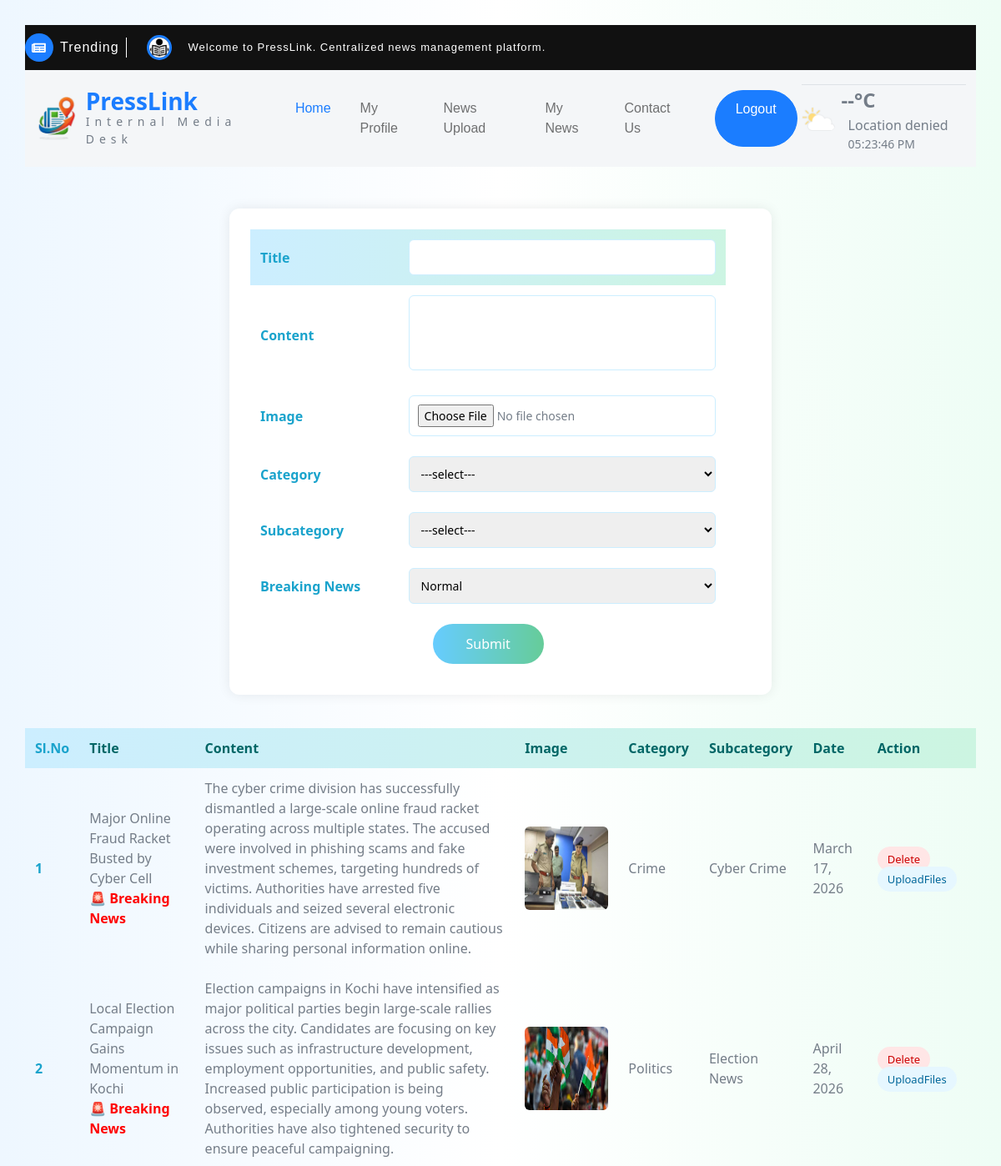
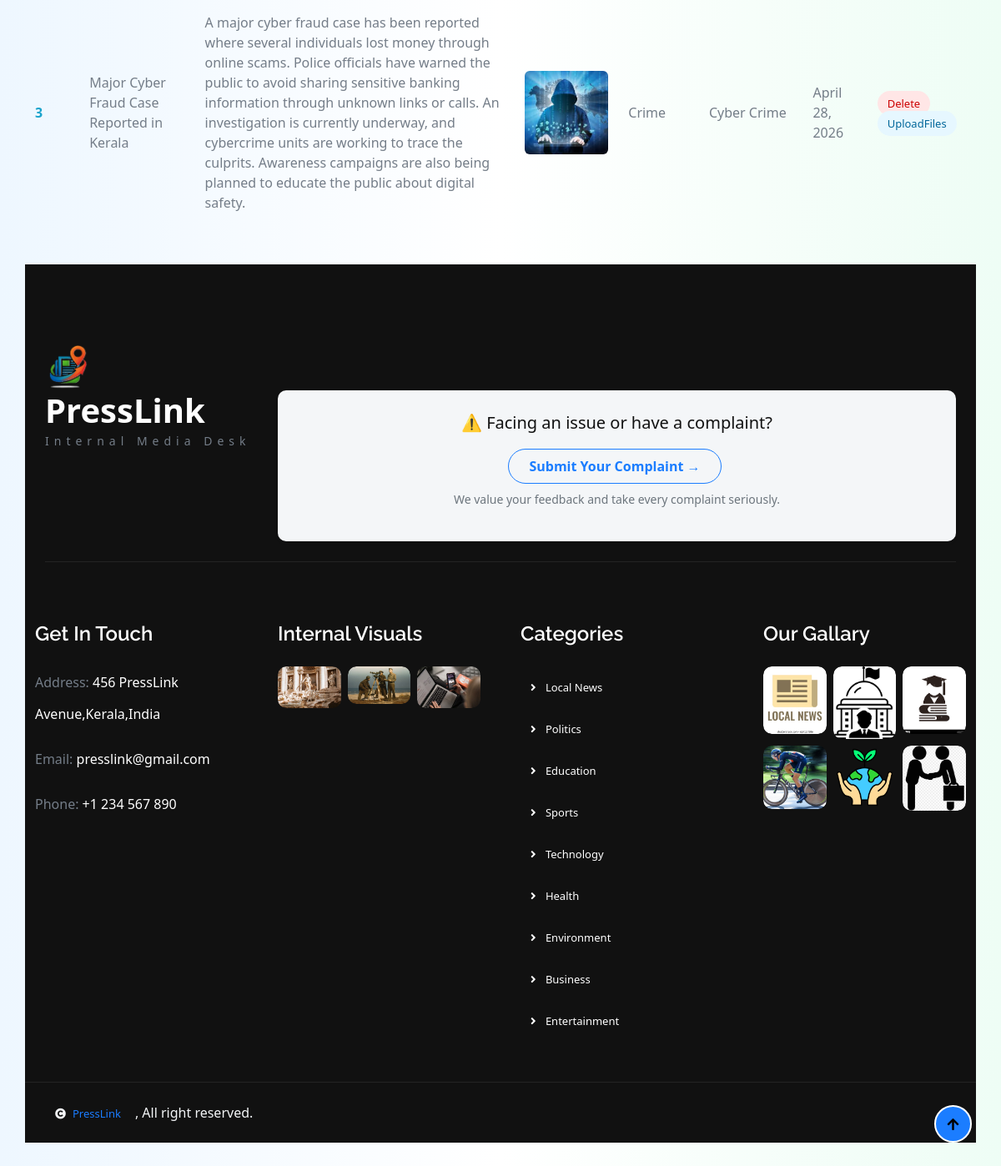
The app's page /Reporter/AddNews/ (signed in) with its own data (2 pictures, top to bottom).
### Reporter/models.py (models this page shows)
class tbl_news(models.Model):
    news_title=models.CharField(max_length=50)
    news_content=models.CharField(max_length=50)
    news_image=models.FileField(upload_to="Assets/news/")
    news_date=models.DateField(auto_now_add=True)
    news_status=models.IntegerField(default=0)
    subcategory=models.ForeignKey(tbl_subcategory,on_delete=models.CASCADE,null=True)
    user=models.ForeignKey(tbl_user,on_delete=models.CASCADE,null=True)
    reporter=models.ForeignKey(tbl_reporter,on_delete=models.CASCADE,null=True)
    verifier=models.ForeignKey(tbl_verifier,on_delete=models.CASCADE,null=True)
    editor=models.ForeignKey('Admin.tbl_editor', on_delete=models.SET_NULL, null=True, blank=True)
    breaking = models.IntegerField(default=0)
    news_amount = models.IntegerField(null=True, blank=True)

### Admin/models.py (models this page shows)
class tbl_subcategory(models.Model):
    subcategory_name=models.CharField(max_length=50)
    category=models.ForeignKey(tbl_category,on_delete=models.CASCADE)

class tbl_category(models.Model):
    category_name=models.CharField(max_length=50)

### Reporter/views.py (the view, shortened to what this page needs)
# urls.py: path("AddNews/", views.AddNews, name="AddNews"),
def AddNews(request):
    if "Rid" in request.session:
        category = tbl_category.objects.all()
        subcategory = tbl_subcategory.objects.all()
        reporterdata = tbl_reporter.objects.get(id=request.session["Rid"])
        NewsData = tbl_news.objects.filter(reporter=reporterdata)
        return render(request, 'Reporter/AddNews.html', {
            'category': category,
            'subcategory': subcategory,
            'NewsData': NewsData
        })
    return redirect("Guest:Login")

### Reporter/Templates/Reporter/AddNews.html (shortened to what this page needs)
{% extends 'Reporter/Header.html' %}
{% block content %}
<!DOCTYPE html>
<html lang="en">
<head>
</head>
<body>
    <form action="" method="post" enctype="multipart/form-data">
        <table border="1" align="center">
            <tr>
                <td>Title</td>
                <td><input type="text" required name="txt_title" id="txt_title"></td>
            </tr>
            <tr>
                <td>Content</td>
                <td><textarea name="txt_content" id="txt_content" required></textarea></td>
            </tr>
            <tr>
                <td>Image</td>
                <td><input type="file" required name="file_image" id="file_image"></td>
            </tr>
            <tr>
                <td>Category</td>
                <td><select name="sel_category" id="sel_category" required>
                        <option value="">---select---</option>
                    </select></td>
            </tr>
            <tr>
                <td>Subcategory</td>
                <td><select name="sel_subcategory" id="sel_subcategory" required>
                        <option value="">---select---</option>
                    </select></td>
            </tr>
            <tr>
                <td>Breaking News</td>
                <td><select name="breaking">
                        <option value="0">Normal</option>
                    </select></td>
            </tr>
            <tr>
                <td colspan="2" align="center"><input type="submit" value="Submit"></td>
                <td></td>
            </tr>
        </table>
    </form>
    <table border="1" align="center">
        <tr>
            <td>Sl.No</td>
            <td>Title</td>
            <td>Content</td>
            <td>Image</td>
            <td>Category</td>
            <td>Subcategory</td>
            <td>Date</td>
            <td>Action</td>
        </tr>
        {% for i in NewsData %}
        <tr>
            <td>{{forloop.counter}}</td>
            <td>
                {{i.news_title}}
                {% if i.breaking == 1 %}
                <br>
                <span style="color:red; font-weight:bold;">
                    🚨 Breaking News
                </span>
                {% endif %}
            </td>
            <td>{{i.news_content}}</td>
            <td><img src="{{i.news_image.url}}" alt="" width="100" height="100"></td>
            <td>{{i.subcategory.category.category_name}}</td>
            <td>{{i.subcategory.subcategory_name}}</td>
            <td>{{i.news_date}}</td>
            <td>
                <a href="{% url 'Reporter:delnews' i.id %}">Delete</a>
                <a href="{% url 'Reporter:UploadFiles' i.id %}">UploadFiles</a>
            </td>
        </tr>
        {% endfor %}
    </table>
</body>
</html>
{% endblock %}

### Reporter/Templates/Reporter/AddNews.html (style rules this page uses)
body { margin: 0; padding: 30px; font-family: Segoe UI; background: linear-gradient(to right, #eef7ff, #ffffff, #eefdf5); }
form { width: 650px; margin: auto; background: white; padding: 25px; border-radius: 12px; box-shadow: 0 0 15px rgba(0, 0, 0, 0.08); margin-bottom: 40px; }
table { border-collapse: collapse; }
form table { width: 100%; }
td:first-child { font-weight: 600; color: #1aa3cc; }
td { padding: 12px; }
tr:first-child { background: linear-gradient(to right, #cceeff, #ccf5e1); font-weight: bold; color: #006666; }
input[type="text"], input[type="file"], select, textarea { width: 100%; padding: 10px; border-radius: 6px; border: 1px solid #cceeff; font-size: 14px; box-sizing: border-box; }
textarea { height: 90px; resize: none; }
input[type="submit"] { background: linear-gradient(to right, #66ccff, #66cc99); color: white; border: none; padding: 12px 40px; font-size: 16px; border-radius: 25px; cursor: pointer; }
img { border-radius: 6px; }
a { text-decoration: none; padding: 6px 12px; border-radius: 15px; font-size: 13px; margin-right: 5px; }
a[href*="delnews"] { background: #ffe6e6; color: #cc0000; }
a[href*="UploadFiles"] { background: #e6f7ff; color: #006699; }
table, td { border: none; }

### records on screen
tbl_news: news_title "Major Online Fraud Racket Busted by Cyber Cell", breaking "🚨 Breaking News", news_content "The cyber crime division has successfully dismantled a large-scale online fraud racket operating across multiple states. The accused were involved in phishing scams and fake investment schemes, targeting hundreds of victims. Authorities have arrested five individuals and seized several electronic devices. Citizens are advised to remain cautious while sharing personal information online.", news_image (picture), subcategory.category.category_name "Crime", subcategory.subcategory_name "Cyber Crime", news_date "March 17, 2026"
tbl_news: news_title "Local Election Campaign Gains Momentum in Kochi", breaking "🚨 Breaking News", news_content "Election campaigns in Kochi have intensified as major political parties begin large-scale rallies across the city. Candidates are focusing on key issues such as infrastructure development, employment opportunities, and public safety. Increased public participation is being observed, especially among young voters. Authorities have also tightened security to ensure peaceful campaigning.", news_image (picture), subcategory.category.category_name "Politics", subcategory.subcategory_name "Election News", news_date "April 28, 2026"
tbl_news: news_title "Major Cyber Fraud Case Reported in Kerala", news_content "A major cyber fraud case has been reported where several individuals lost money through online scams. Police officials have warned the public to avoid sharing sensitive banking information through unknown links or calls. An investigation is currently underway, and cybercrime units are working to trace the culprits. Awareness campaigns are also being planned to educate the public about digital safety.", news_image (picture), subcategory.category.category_name "Crime", subcategory.subcategory_name "Cyber Crime", news_date "April 28, 2026"
